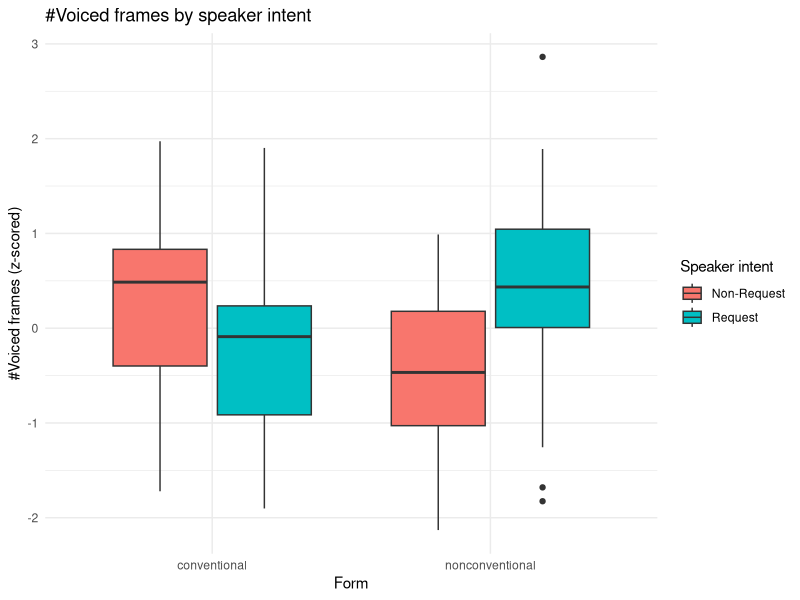
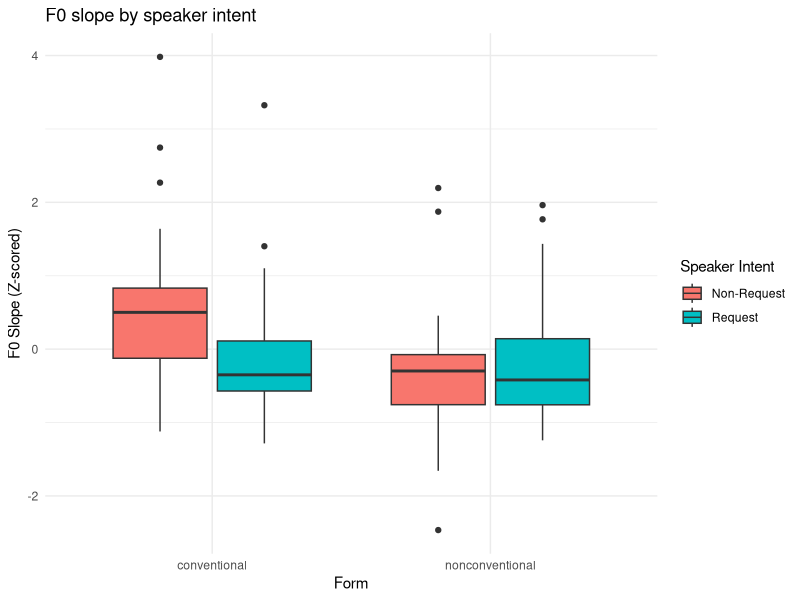
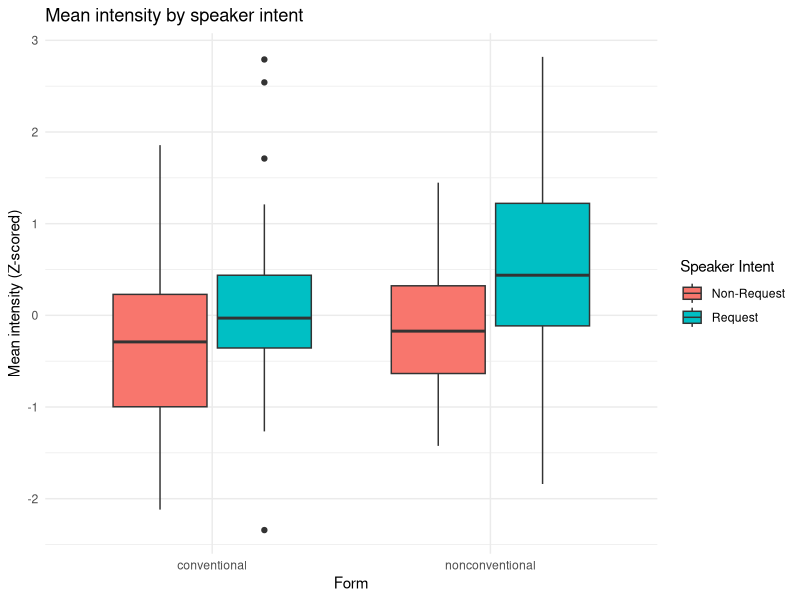
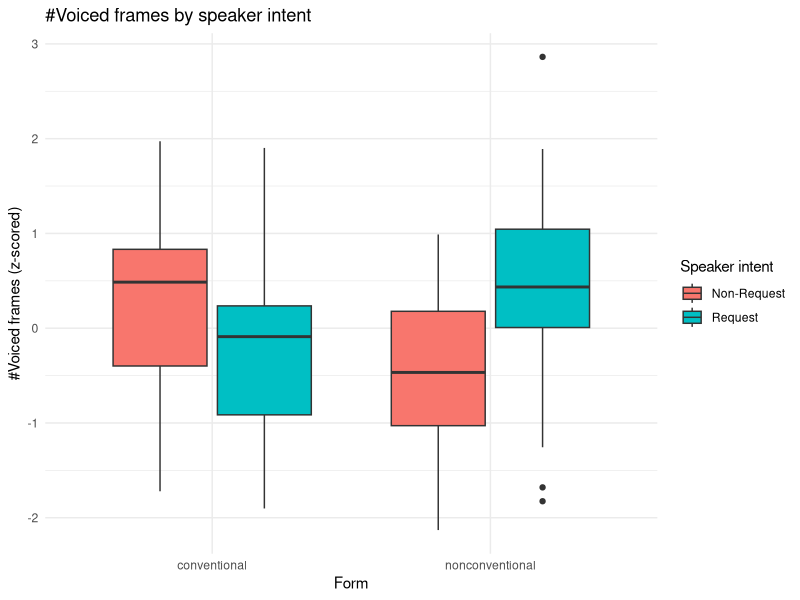
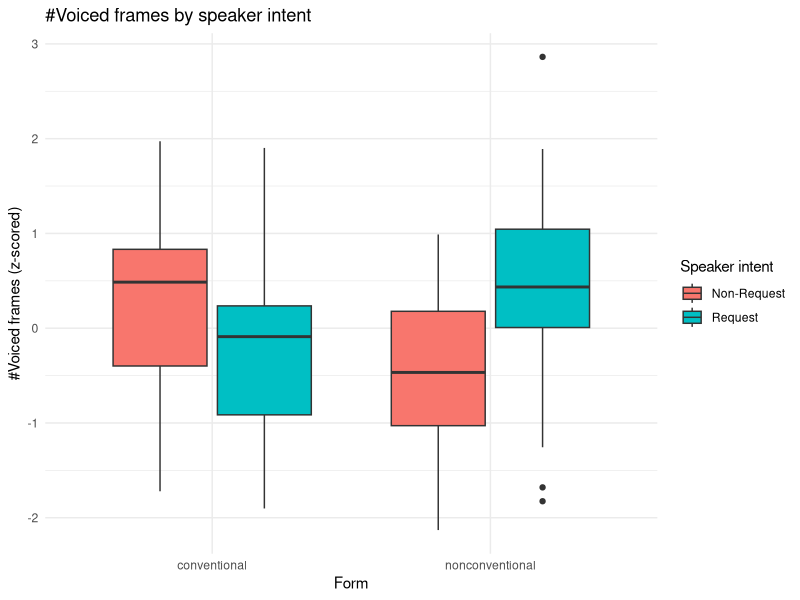
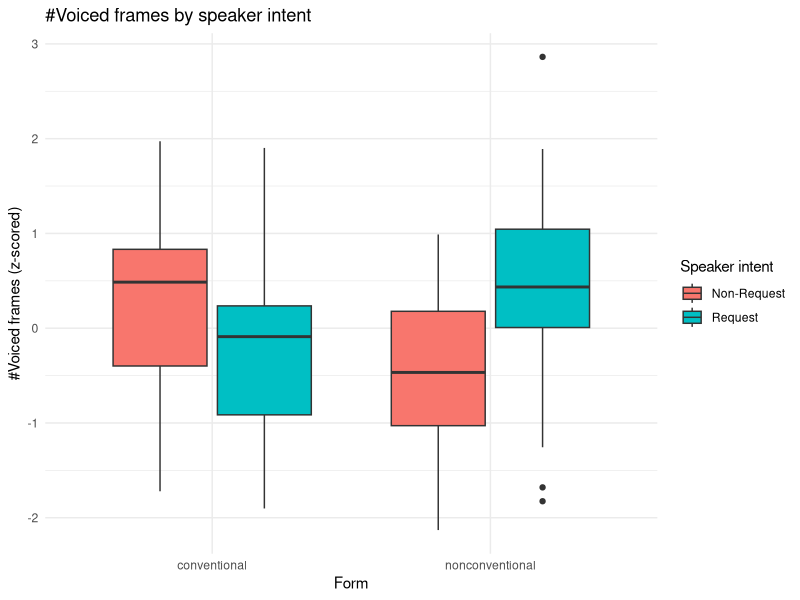
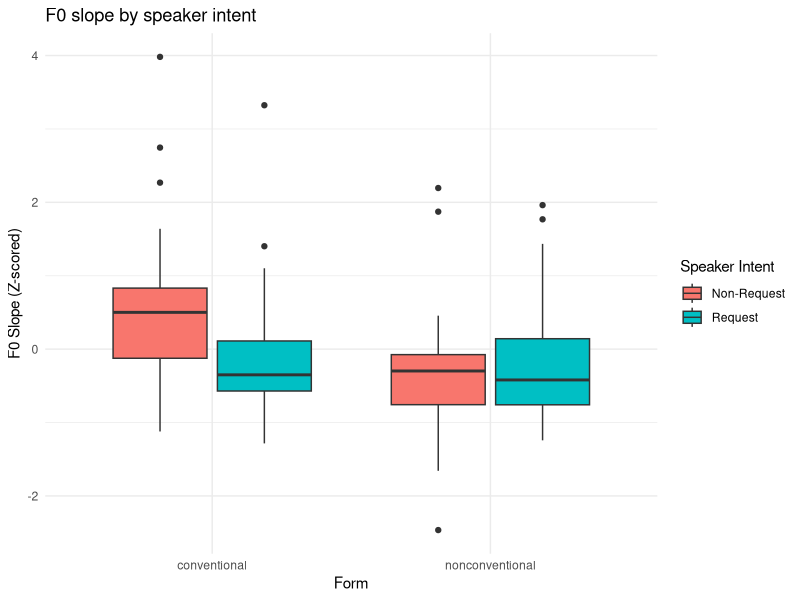
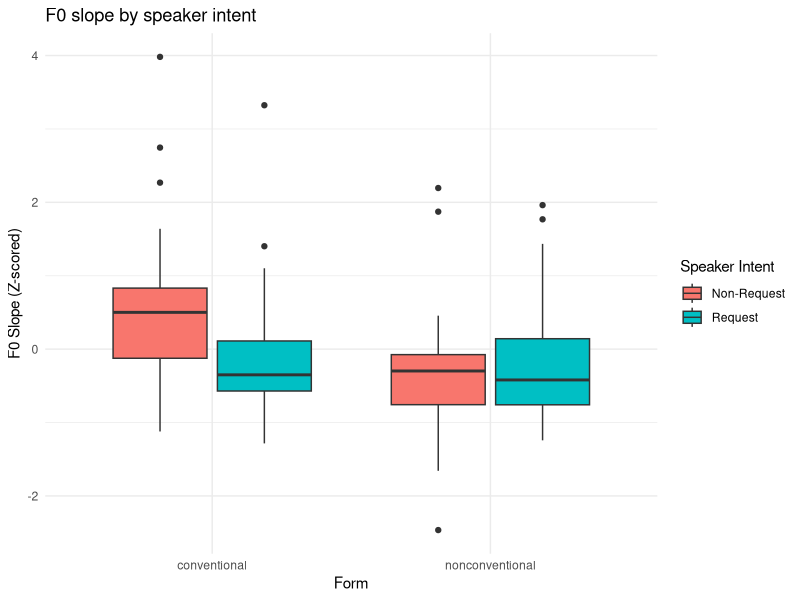

The R source for these figures, in order: (Note: a time limit stopped this script after it produced the figures.)
## ---- chunk 1
library(tidyverse)
library(forcats)
library(lme4)
## ---- chunk 2
# setwd("/Users/seantrott/Dropbox/UCSD/Research/IndirectSpeechActs/Prosody/prosody_indirect_requests/analysis/exp1")
df_audio = read_csv("../../data/audio_features/audio_features.csv")
df_audio$label = factor(df_audio$label)

df_audio$label = fct_recode(df_audio$label,
                            "Request" = "IR",
                            "Non-Request" = "Literal")

df_audio = df_audio %>% 
  group_by(speaker) %>% 
  mutate(mean_f0_z_score = scale(mean_f0),
         duration_f0_z_score = scale(duration_f0),
         range_f0_z_score = scale(range_f0),
         sd_f0_z_score = scale(sd_f0),
         slope_f0_z_score = scale(slope_f0),
         mean_intensity_z_score = scale(mean_intensity),
         sd_intensity_z_score = scale(sd_intensity)
         )
## ---- chunk 3

experimental_data = read.csv("../../data/exp1/experiment1_concat_full.csv")
experimental_data = filter(experimental_data, answer %in% c("first", "second"))



experimental_data$speaker_recoded = fct_recode(experimental_data$speaker,
                           "S1" = "Danny",
                           "S2" = "Karen",
                           "S3" = "Katie",
                           "S4" = "Maiyi",
                           "S5" = "Nimish")

experimental_data$item = factor(paste(experimental_data$speaker_recoded, experimental_data$stimNum, sep = "_"))

experimental_data$form = fct_recode(experimental_data$form,
                           "conventional" = "modal",
                           "nonconventional" = "indirect")


## ---- chunk 4
model_all_features_all = glmer(data = df_audio,
                label ~ mean_f0_z_score + 
                  range_f0_z_score + 
                  sd_f0_z_score + 
                  duration_f0_z_score + 
                  slope_f0_z_score + 
                  mean_intensity_z_score + 
                  sd_intensity_z_score +
                  (1 | topic),
                 family = binomial())

model_reduced_no_slope = glmer(data = df_audio,
                label ~ mean_f0_z_score + 
                  range_f0_z_score + 
                  sd_f0_z_score + 
                  duration_f0_z_score + 
                  mean_intensity_z_score + 
                  sd_intensity_z_score +
                  (1 | topic),
                 family = binomial())


model_reduced_no_mean_f0 = glmer(data = df_audio,
                label ~ slope_f0_z_score + 
                  range_f0_z_score + 
                  sd_f0_z_score + 
                  duration_f0_z_score + 
                  mean_intensity_z_score + 
                  sd_intensity_z_score +
                  (1 | topic),
                 family = binomial())


model_reduced_no_range = glmer(data = df_audio,
                label ~ mean_f0_z_score + 
                  slope_f0_z_score + 
                  sd_f0_z_score + 
                  duration_f0_z_score + 
                  mean_intensity_z_score + 
                  sd_intensity_z_score +
                  (1 | topic),
                 family = binomial())


model_reduced_no_sd_f0 = glmer(data = df_audio,
                label ~ mean_f0_z_score + 
                  range_f0_z_score + 
                  slope_f0_z_score + 
                  duration_f0_z_score + 
                  mean_intensity_z_score + 
                  sd_intensity_z_score +
                  (1 | topic),
                 family = binomial())

model_reduced_no_duration = glmer(data = df_audio,
                label ~ mean_f0_z_score + 
                  range_f0_z_score + 
                  sd_f0_z_score + 
                  slope_f0_z_score + 
                  mean_intensity_z_score + 
                  sd_intensity_z_score +
                  (1 | topic),
                 family = binomial())

model_reduced_no_mean_intensity = glmer(data = df_audio,
                label ~ mean_f0_z_score + 
                  range_f0_z_score + 
                  sd_f0_z_score + 
                  duration_f0_z_score + 
                  slope_f0_z_score + 
                  sd_intensity_z_score +
                  (1 | topic),
                 family = binomial())

model_reduced_no_sd_intensity = glmer(data = df_audio,
                label ~ mean_f0_z_score + 
                  range_f0_z_score + 
                  sd_f0_z_score + 
                  duration_f0_z_score + 
                  mean_intensity_z_score + 
                  slope_f0_z_score +
                  (1 | topic),
                 family = binomial())
## ---- chunk 5
summary(model_all_features_all)

anova(model_all_features_all, model_reduced_no_slope)
anova(model_all_features_all, model_reduced_no_mean_f0)
anova(model_all_features_all, model_reduced_no_range)
anova(model_all_features_all, model_reduced_no_sd_f0)
anova(model_all_features_all, model_reduced_no_duration)
anova(model_all_features_all, model_reduced_no_mean_intensity)
anova(model_all_features_all, model_reduced_no_sd_intensity)

p1 = anova(model_all_features_all, model_reduced_no_slope)$`Pr(>Chisq)`[2]
p2 = anova(model_all_features_all, model_reduced_no_mean_f0)$`Pr(>Chisq)`[2]
p3 = anova(model_all_features_all, model_reduced_no_range)$`Pr(>Chisq)`[2]
p4 = anova(model_all_features_all, model_reduced_no_sd_f0)$`Pr(>Chisq)`[2]
p5 = anova(model_all_features_all, model_reduced_no_duration)$`Pr(>Chisq)`[2]
p6 = anova(model_all_features_all, model_reduced_no_mean_intensity)$`Pr(>Chisq)`[2]
p7 = anova(model_all_features_all, model_reduced_no_sd_intensity)$`Pr(>Chisq)`[2]

p.adjust(c(p1, p2, p3, p4, p5, p6, p7), method="holm")
## ---- chunk 6

model_all_features = glmer(data = filter(df_audio, form == "conventional"),
                label ~ mean_f0_z_score + 
                  range_f0_z_score + 
                  sd_f0_z_score + 
                  duration_f0_z_score + 
                  slope_f0_z_score + 
                  mean_intensity_z_score + 
                  sd_intensity_z_score +
                  (1 | topic),
                 family = binomial())

model_reduced_no_slope = glmer(data = filter(df_audio, form == "conventional"),
                label ~ mean_f0_z_score + 
                  range_f0_z_score + 
                  sd_f0_z_score + 
                  duration_f0_z_score + 
                  mean_intensity_z_score + 
                  sd_intensity_z_score +
                  (1 | topic),
                 family = binomial())


model_reduced_no_mean_f0 = glmer(data = filter(df_audio, form == "conventional"),
                label ~ slope_f0_z_score + 
                  range_f0_z_score + 
                  sd_f0_z_score + 
                  duration_f0_z_score + 
                  mean_intensity_z_score + 
                  sd_intensity_z_score +
                  (1 | topic),
                 family = binomial())


model_reduced_no_range = glmer(data = filter(df_audio, form == "conventional"),
                label ~ mean_f0_z_score + 
                  slope_f0_z_score + 
                  sd_f0_z_score + 
                  duration_f0_z_score + 
                  mean_intensity_z_score + 
                  sd_intensity_z_score +
                  (1 | topic),
                 family = binomial())


model_reduced_no_sd_f0 = glmer(data = filter(df_audio, form == "conventional"),
                label ~ mean_f0_z_score + 
                  range_f0_z_score + 
                  slope_f0_z_score + 
                  duration_f0_z_score + 
                  mean_intensity_z_score + 
                  sd_intensity_z_score +
                  (1 | topic),
                 family = binomial())

model_reduced_no_duration = glmer(data = filter(df_audio, form == "conventional"),
                label ~ mean_f0_z_score + 
                  range_f0_z_score + 
                  sd_f0_z_score + 
                  slope_f0_z_score + 
                  mean_intensity_z_score + 
                  sd_intensity_z_score +
                  (1 | topic),
                 family = binomial())

model_reduced_no_mean_intensity = glmer(data = filter(df_audio, form == "conventional"),
                label ~ mean_f0_z_score + 
                  range_f0_z_score + 
                  sd_f0_z_score + 
                  duration_f0_z_score + 
                  slope_f0_z_score + 
                  sd_intensity_z_score +
                  (1 | topic),
                 family = binomial())

model_reduced_no_sd_intensity = glmer(data = filter(df_audio, form == "conventional"),
                label ~ mean_f0_z_score + 
                  range_f0_z_score + 
                  sd_f0_z_score + 
                  duration_f0_z_score + 
                  mean_intensity_z_score + 
                  slope_f0_z_score +
                  (1 | topic),
                 family = binomial())

## ---- chunk 7
summary(model_all_features)

anova(model_all_features, model_reduced_no_slope)
anova(model_all_features, model_reduced_no_mean_f0)
anova(model_all_features, model_reduced_no_range)
anova(model_all_features, model_reduced_no_sd_f0)
anova(model_all_features, model_reduced_no_duration)
anova(model_all_features, model_reduced_no_mean_intensity)
anova(model_all_features, model_reduced_no_sd_intensity)

p1 = anova(model_all_features, model_reduced_no_slope)$`Pr(>Chisq)`[2]
p2 = anova(model_all_features, model_reduced_no_mean_f0)$`Pr(>Chisq)`[2]
p3 = anova(model_all_features, model_reduced_no_range)$`Pr(>Chisq)`[2]
p4 = anova(model_all_features, model_reduced_no_sd_f0)$`Pr(>Chisq)`[2]
p5 = anova(model_all_features, model_reduced_no_duration)$`Pr(>Chisq)`[2]
p6 = anova(model_all_features, model_reduced_no_mean_intensity)$`Pr(>Chisq)`[2]
p7 = anova(model_all_features, model_reduced_no_sd_intensity)$`Pr(>Chisq)`[2]

p.adjust(c(p1, p2, p3, p4, p5, p6, p7), method="holm")
## ---- chunk 8

model_all_features_non = glmer(data = filter(df_audio, form == "nonconventional"),
                label ~ mean_f0_z_score + 
                  range_f0_z_score + 
                  sd_f0_z_score + 
                  duration_f0_z_score + 
                  slope_f0_z_score + 
                  mean_intensity_z_score + 
                  sd_intensity_z_score +
                  (1 | topic),
                 family = binomial())

model_reduced_no_slope_non = glmer(data = filter(df_audio, form == "nonconventional"),
                label ~ mean_f0_z_score + 
                  range_f0_z_score + 
                  sd_f0_z_score + 
                  duration_f0_z_score + 
                  mean_intensity_z_score + 
                  sd_intensity_z_score +
                  (1 | topic),
                 family = binomial())


model_reduced_no_mean_f0_non = glmer(data = filter(df_audio, form == "nonconventional"),
                label ~ slope_f0_z_score + 
                  range_f0_z_score + 
                  sd_f0_z_score + 
                  duration_f0_z_score + 
                  mean_intensity_z_score + 
                  sd_intensity_z_score +
                  (1 | topic),
                 family = binomial())


model_reduced_no_range_non = glmer(data = filter(df_audio, form == "nonconventional"),
                label ~ mean_f0_z_score + 
                  slope_f0_z_score + 
                  sd_f0_z_score + 
                  duration_f0_z_score + 
                  mean_intensity_z_score + 
                  sd_intensity_z_score +
                  (1 | topic),
                 family = binomial())


model_reduced_no_sd_f0_non = glmer(data = filter(df_audio, form == "nonconventional"),
                label ~ mean_f0_z_score + 
                  range_f0_z_score + 
                  slope_f0_z_score + 
                  duration_f0_z_score + 
                  mean_intensity_z_score + 
                  sd_intensity_z_score +
                  (1 | topic),
                 family = binomial())

model_reduced_no_duration_non = glmer(data = filter(df_audio, form == "nonconventional"),
                label ~ mean_f0_z_score + 
                  range_f0_z_score + 
                  sd_f0_z_score + 
                  slope_f0_z_score + 
                  mean_intensity_z_score + 
                  sd_intensity_z_score +
                  (1 | topic),
                 family = binomial())

model_reduced_no_mean_intensity_non = glmer(data = filter(df_audio, form == "nonconventional"),
                label ~ mean_f0_z_score + 
                  range_f0_z_score + 
                  sd_f0_z_score + 
                  duration_f0_z_score + 
                  slope_f0_z_score + 
                  sd_intensity_z_score +
                  (1 | topic),
                 family = binomial())

model_reduced_no_sd_intensity_non = glmer(data = filter(df_audio, form == "nonconventional"),
                label ~ mean_f0_z_score + 
                  range_f0_z_score + 
                  sd_f0_z_score + 
                  duration_f0_z_score + 
                  mean_intensity_z_score + 
                  slope_f0_z_score +
                  (1 | topic),
                 family = binomial())
## ---- chunk 9
summary(model_all_features_non)

p1 = anova(model_all_features_non, model_reduced_no_slope_non)$`Pr(>Chisq)`[2]
p2 = anova(model_all_features_non, model_reduced_no_mean_f0_non)$`Pr(>Chisq)`[2]
p3 = anova(model_all_features_non, model_reduced_no_range_non)$`Pr(>Chisq)`[2]
p4 = anova(model_all_features_non, model_reduced_no_sd_f0_non)$`Pr(>Chisq)`[2]
p5 = anova(model_all_features_non, model_reduced_no_duration_non)$`Pr(>Chisq)`[2]
p6 = anova(model_all_features_non, model_reduced_no_mean_intensity_non)$`Pr(>Chisq)`[2]
p7 = anova(model_all_features_non, model_reduced_no_sd_intensity_non)$`Pr(>Chisq)`[2]

p.adjust(c(p1, p2, p3, p4, p5, p6, p7), method="holm")
## ---- chunk 10

df_audio$label = factor(df_audio$label, levels=c("Non-Request", "Request"))

df_audio %>%
  # filter(form == "nonconventional") %>%
  ggplot(aes(x = form,
             y = duration_f0_z_score,
             fill = label)) +
  geom_boxplot() +
  labs(x = "Form",
       y = "#Voiced frames (z-scored)",
       title = "#Voiced frames by speaker intent") +
  guides(fill=guide_legend(title="Speaker intent")) +
  theme_minimal()

ggsave("../../Figures/f0_duration_analysis.png", 
         units="in", width=6, height=4, dpi=300)
ggsave("../../Figures/f0_duration_analysis.tiff", 
         units="in", width=6, height=4, dpi=300)
ggsave("../../Figures/f0_duration_analysis.pdf", 
         units="in", width=6, height=4, dpi=300)


df_audio %>%
  ggplot(aes(x = form,
             y = slope_f0_z_score,
             fill = label)) +
  geom_boxplot() +
  labs(x = "Form",
       y = "F0 Slope (Z-scored)",
       title = "F0 slope by speaker intent") +
  guides(fill=guide_legend(title="Speaker Intent")) +
  theme_minimal()

ggsave("../../Figures/f0_slope.png", 
         units="in", width=6, height=4, dpi=300)
ggsave("../../Figures/f0_slope.tiff", 
         units="in", width=6, height=4, dpi=300)
ggsave("../../Figures/f0_slope.pdf", 
         units="in", width=6, height=4, dpi=300)

df_audio %>%
  ggplot(aes(x = form,
             y = mean_intensity_z_score,
             fill = label)) +
  geom_boxplot() +
  labs(x = "Form",
       y = "Mean intensity (Z-scored)",
       title = "Mean intensity by speaker intent") +
  guides(fill=guide_legend(title="Speaker Intent")) +
  theme_minimal()

ggsave("../../Figures/mean_intensity.png", 
         units="in", width=6, height=4, dpi=300)
ggsave("../../Figures/mean_intensity.tiff", 
         units="in", width=6, height=4, dpi=300)
ggsave("../../Figures/mean_intensity.pdf", 
         units="in", width=6, height=4, dpi=300)
## ---- chunk 11
df_audio$index = c(1: nrow(df_audio))
prob_outputs = c()
for (iterating_index in c(1:nrow(df_audio))) {
  
  train = df_audio %>%
    filter(index != iterating_index)
  
  test = df_audio %>%
    filter(index == iterating_index)
  
  model_core = glm(data = train,
                  label ~ 0,
                   family = binomial())
  
  probabilities = predict(model_core, test, type="response")

  prob_outputs[iterating_index] = probabilities
}

df_audio$lr_probs = prob_outputs

df_audio$lr_prediction = ifelse(df_audio$lr_probs > 0.5,
                             "literal","request")

df_audio$lr_correct = df_audio$lr_prediction == df_audio$label
mean(df_audio$lr_correct)
## ---- chunk 12
df_audio$index = c(1: nrow(df_audio))
prob_outputs = c()
for (iterating_index in c(1:nrow(df_audio))) {
  
  train = df_audio %>%
    filter(index != iterating_index)
  
  test = df_audio %>%
    filter(index == iterating_index)
  
  model_core = glm(data = train,
                  label ~ mean_f0_z_score*form + range_f0_z_score*form + 
                    sd_f0_z_score*form + duration_f0_z_score*form + 
                    slope_f0_z_score*form + mean_intensity_z_score*form + 
                    sd_intensity_z_score*form,
                   family = binomial())
  
  probabilities = predict(model_core, test, type="response")

  prob_outputs[iterating_index] = probabilities
}

df_audio$lr_probs = prob_outputs

df_audio$lr_prediction = ifelse(df_audio$lr_probs > 0.5,
                             "literal","request")

df_audio$lr_correct = df_audio$lr_prediction == df_audio$label
mean(df_audio$lr_correct)
## ---- chunk 13


df_audio$item = paste(df_audio$speaker, df_audio$stimNum, sep="_")

critical_audio = df_audio 
slope_IR = filter(critical_audio, label == "Request")$slope_f0_z_score
slope_literal = filter(critical_audio, label == "Non-Request")$slope_f0_z_score
slope_diff = slope_IR - slope_literal

duration_f0_IR = filter(critical_audio, label == "Request")$duration_f0_z_score
duration_f0_literal = filter(critical_audio, label == "Non-Request")$duration_f0_z_score
duration_f0_diff = duration_f0_IR - duration_f0_literal

sd_intensity_IR = filter(critical_audio, label == "Request")$sd_intensity_z_score
sd_intensity_literal = filter(critical_audio, label == "Non-Request")$sd_intensity_z_score
sd_intensity_diff = sd_intensity_IR - sd_intensity_literal

mean_intensity_IR = filter(critical_audio, label == "Request")$mean_intensity_z_score
mean_intensity_literal = filter(critical_audio, label == "Non-Request")$mean_intensity_z_score
mean_intensity_diff = mean_intensity_IR - mean_intensity_literal

mean_f0_IR = filter(critical_audio, label == "Request")$mean_f0_z_score
mean_f0_literal = filter(critical_audio, label == "Non-Request")$mean_f0_z_score
mean_f0_diff = mean_f0_IR - mean_f0_literal

sd_f0_IR = filter(critical_audio, label == "Request")$sd_f0_z_score
sd_f0_literal = filter(critical_audio, label == "Non-Request")$sd_f0_z_score
sd_f0_diff = sd_f0_IR - sd_f0_literal

range_f0_IR = filter(critical_audio, label == "Request")$range_f0_z_score
range_f0_literal = filter(critical_audio, label == "Non-Request")$range_f0_z_score
range_f0_diff = range_f0_IR - range_f0_literal


item = filter(critical_audio, label == "Request")$item

new_df = data.frame(item, 
                    slope_diff, 
                    duration_f0_diff,
                    sd_intensity_diff,
                    mean_intensity_diff,
                    mean_f0_diff,
                    sd_f0_diff,
                    range_f0_diff)

new_df$item = factor(new_df$item)
new_df

## ---- chunk 14

merged = merge(experimental_data, new_df, by="item")
head(merged)
merged$Correct = fct_recode(factor(merged$correct),
                            "Yes" = "1",
                            "No" = "0")

## ---- chunk 15
model_accuracy_full = glmer(data = merged,
                      Correct ~ slope_diff * form +
                        mean_f0_diff * form +
                       duration_f0_diff * form +
                       range_f0_diff * form +
                       sd_f0_diff * form +
                       mean_intensity_diff * form +
                       sd_intensity_diff * form +
                        form * speaker + 
                        (1 | subject) + (1 | stimNum),
                       control=glmerControl(optimizer="bobyqa"),
                       family = binomial())

summary(model_accuracy_full)

## ---- chunk 16
model_accuracy_no_slope_interaction = glmer(data = merged,
                      Correct ~ slope_diff +
                        mean_f0_diff * form +
                       duration_f0_diff * form +
                       range_f0_diff * form +
                       sd_f0_diff * form +
                       mean_intensity_diff * form +
                       sd_intensity_diff * form +
                        form * speaker +
                        (1 | subject) + (1 | stimNum),
                       control=glmerControl(optimizer="bobyqa"),
                       family = binomial())

model_accuracy_no_slope = glmer(data = merged,
                      Correct ~ mean_f0_diff * form +
                       duration_f0_diff * form +
                       range_f0_diff * form +
                       sd_f0_diff * form +
                       mean_intensity_diff * form +
                       sd_intensity_diff * form +
                        form * speaker +
                        (1 | subject) + (1 | stimNum),
                       control=glmerControl(optimizer="bobyqa"),
                       family = binomial())
## ---- chunk 17
anova(model_accuracy_full, model_accuracy_no_slope_interaction)
anova(model_accuracy_no_slope_interaction, model_accuracy_no_slope)

## ---- chunk 18
model_accuracy_no_mean_f0_interaction = glmer(data = merged,
                      Correct ~ slope_diff * form +
                        mean_f0_diff +
                       duration_f0_diff * form +
                       range_f0_diff * form +
                       sd_f0_diff * form +
                       mean_intensity_diff * form +
                       sd_intensity_diff * form +
                        form * speaker +
                        (1 | subject) + (1 | stimNum),
                       control=glmerControl(optimizer="bobyqa"),
                       family = binomial())

model_accuracy_no_mean_f0 = glmer(data = merged,
                      Correct ~ slope_diff * form +
                       duration_f0_diff * form +
                       range_f0_diff * form +
                       sd_f0_diff * form +
                       mean_intensity_diff * form +
                       sd_intensity_diff * form +
                        form * speaker +
                        (1 | subject) + (1 | stimNum),
                       control=glmerControl(optimizer="bobyqa"),
                       family = binomial())
## ---- chunk 19
anova(model_accuracy_full, model_accuracy_no_mean_f0_interaction)
anova(model_accuracy_no_mean_f0_interaction, model_accuracy_no_mean_f0)

## ---- chunk 20
model_accuracy_no_f0_dur_interaction = glmer(data = merged,
                      Correct ~ slope_diff * form +
                        mean_f0_diff * form +
                       duration_f0_diff +
                       range_f0_diff * form +
                       sd_f0_diff * form +
                       mean_intensity_diff * form +
                       sd_intensity_diff * form +
                        form * speaker +
                        (1 | subject) + (1 | stimNum),
                       control=glmerControl(optimizer="bobyqa"),
                       family = binomial())

model_accuracy_no_f0_dur = glmer(data = merged,
                      Correct ~ slope_diff * form +
                        mean_f0_diff * form +
                       range_f0_diff * form +
                       sd_f0_diff * form +
                       mean_intensity_diff * form +
                       sd_intensity_diff * form +
                        form * speaker +
                        (1 | subject) + (1 | stimNum),
                       control=glmerControl(optimizer="bobyqa"),
                       family = binomial())
## ---- chunk 21
anova(model_accuracy_full, model_accuracy_no_f0_dur_interaction)
anova(model_accuracy_no_f0_dur_interaction, model_accuracy_no_f0_dur)

## ---- chunk 22
model_accuracy_no_f0_range_interaction = glmer(data = merged,
                      Correct ~ slope_diff * form +
                        mean_f0_diff * form +
                       duration_f0_diff * form +
                       range_f0_diff +
                       sd_f0_diff * form +
                       mean_intensity_diff * form +
                       sd_intensity_diff * form +
                        form * speaker +
                        (1 | subject) + (1 | stimNum),
                       control=glmerControl(optimizer="bobyqa"),
                       family = binomial())

model_accuracy_no_f0_range = glmer(data = merged,
                      Correct ~ slope_diff * form +
                        mean_f0_diff * form +
                       duration_f0_diff * form +
                       sd_f0_diff * form +
                       mean_intensity_diff * form +
                       sd_intensity_diff * form +
                        form * speaker +
                        (1 | subject) + (1 | stimNum),
                       control=glmerControl(optimizer="bobyqa"),
                       family = binomial())
## ---- chunk 23
anova(model_accuracy_full, model_accuracy_no_f0_range_interaction)
anova(model_accuracy_no_f0_range_interaction, model_accuracy_no_f0_range)

## ---- chunk 24
model_accuracy_no_f0_sd_interaction = glmer(data = merged,
                      Correct ~ slope_diff * form +
                        mean_f0_diff * form +
                       duration_f0_diff * form +
                       range_f0_diff * form+
                       sd_f0_diff +
                       mean_intensity_diff * form +
                       sd_intensity_diff * form +
                        form * speaker +
                        (1 | subject) + (1 | stimNum),
                       control=glmerControl(optimizer="bobyqa"),
                       family = binomial())

model_accuracy_no_f0_sd = glmer(data = merged,
                      Correct ~ slope_diff * form +
                        mean_f0_diff * form +
                        range_f0_diff * form+
                       duration_f0_diff * form +
                       mean_intensity_diff * form +
                       sd_intensity_diff * form +
                        form * speaker +
                        (1 | subject) + (1 | stimNum),
                       control=glmerControl(optimizer="bobyqa"),
                       family = binomial())
## ---- chunk 25
anova(model_accuracy_full, model_accuracy_no_f0_sd_interaction)
anova(model_accuracy_no_f0_sd_interaction, model_accuracy_no_f0_sd)

## ---- chunk 26
model_accuracy_no_mean_intensity_interaction = glmer(data = merged,
                      Correct ~ slope_diff * form +
                        mean_f0_diff * form +
                       duration_f0_diff * form +
                       range_f0_diff * form+
                       sd_f0_diff * form +
                       mean_intensity_diff +
                       sd_intensity_diff * form +
                        form * speaker +
                        (1 | subject) + (1 | stimNum),
                       control=glmerControl(optimizer="bobyqa"),
                       family = binomial())

model_accuracy_no_mean_intensity = glmer(data = merged,
                      Correct ~ slope_diff * form +
                        mean_f0_diff * form +
                        range_f0_diff * form+
                        sd_f0_diff * form +
                       duration_f0_diff * form +
                       sd_intensity_diff * form +
                        form * speaker +
                        (1 | subject) + (1 | stimNum),
                       control=glmerControl(optimizer="bobyqa"),
                       family = binomial())
## ---- chunk 27
anova(model_accuracy_full, model_accuracy_no_mean_intensity_interaction)
anova(model_accuracy_no_mean_intensity_interaction, model_accuracy_no_mean_intensity)

## ---- chunk 28
model_accuracy_no_sd_intensity_interaction = glmer(data = merged,
                      Correct ~ slope_diff * form +
                        mean_f0_diff * form +
                       duration_f0_diff * form +
                       range_f0_diff * form+
                       sd_f0_diff * form +
                       mean_intensity_diff * form +
                       sd_intensity_diff +
                        form * speaker +
                        (1 | subject) + (1 | stimNum),
                       control=glmerControl(optimizer="bobyqa"),
                       family = binomial())

model_accuracy_no_sd_intensity = glmer(data = merged,
                      Correct ~ slope_diff * form +
                        mean_f0_diff * form +
                        range_f0_diff * form+
                        sd_f0_diff * form +
                       duration_f0_diff * form +
                       mean_intensity_diff * form +
                        form * speaker +
                        (1 | subject) + (1 | stimNum),
                       control=glmerControl(optimizer="bobyqa"),
                       family = binomial())
## ---- chunk 29
anova(model_accuracy_full, model_accuracy_no_sd_intensity_interaction)
anova(model_accuracy_no_sd_intensity_interaction, model_accuracy_no_sd_intensity)
## ---- chunk 30
merged %>%
  ggplot(aes(x = form,
             y = slope_diff,
             fill = Correct)) +
  geom_boxplot() +
  theme_minimal()

merged %>%
  ggplot(aes(x = form,
             y = mean_f0_diff,
             fill = Correct)) +
  geom_boxplot() +
  theme_minimal()
## ---- chunk 31
p1 = anova(model_accuracy_full, model_accuracy_no_slope_interaction)$`Pr(>Chisq)`[2]
p2 = anova(model_accuracy_no_slope_interaction, model_accuracy_no_slope)$`Pr(>Chisq)`[2]
p3 = anova(model_accuracy_full, model_accuracy_no_mean_f0_interaction)$`Pr(>Chisq)`[2]
p4 = anova(model_accuracy_no_mean_f0_interaction, model_accuracy_no_mean_f0)$`Pr(>Chisq)`[2]
p5 = anova(model_accuracy_full, model_accuracy_no_f0_dur_interaction)$`Pr(>Chisq)`[2]
p6 = anova(model_accuracy_no_f0_dur_interaction, model_accuracy_no_f0_dur)$`Pr(>Chisq)`[2]
p7 = anova(model_accuracy_full, model_accuracy_no_f0_range_interaction)$`Pr(>Chisq)`[2]
p8 = anova(model_accuracy_no_f0_range_interaction, model_accuracy_no_f0_range)$`Pr(>Chisq)`[2]
p9 = anova(model_accuracy_full, model_accuracy_no_f0_sd_interaction)$`Pr(>Chisq)`[2]
p10 = anova(model_accuracy_no_f0_sd_interaction, model_accuracy_no_f0_sd)$`Pr(>Chisq)`[2]
p11 = anova(model_accuracy_full, model_accuracy_no_mean_intensity_interaction)$`Pr(>Chisq)`[2]
p12 = anova(model_accuracy_no_mean_intensity_interaction, model_accuracy_no_mean_intensity)$`Pr(>Chisq)`[2]
p13 = anova(model_accuracy_full, model_accuracy_no_sd_intensity_interaction)$`Pr(>Chisq)`[2]
p14 = anova(model_accuracy_no_sd_intensity_interaction, model_accuracy_no_sd_intensity)$`Pr(>Chisq)`[2]

p.adjust(c(p1, p2, p3, p4, p5, p6, p7, p8, p9, p10, p11, p12, p13, p14), method="holm")

## ---- chunk 32

merged$form = factor(merged$form, levels=c("conventional", "nonconventional"))
merged %>%
  ggplot(aes(x = form,
             y = slope_diff,
             fill = Correct)) +
  geom_boxplot(outlier.shape = NA) +
  labs(x = "Form",
       y = "Request slope - Non-Request Slope",
       title = "F0 slope differences by correct responses") +
  guides(fill=guide_legend(title="Correct")) +
  theme_minimal()

ggsave("../../Figures/f0_slope_exp1.png", 
         units="in", width=6, height=4, dpi=300)
ggsave("../../Figures/f0_slope_exp1.tiff", 
         units="in", width=6, height=4, dpi=300)
ggsave("../../Figures/f0_slope_exp1.pdf", 
         units="in", width=6, height=4, dpi=300)


f = merged %>%
  filter(form == "nonconventional")

s1 = filter(f, Correct=="No")$slope_diff
s2 = filter(f, Correct=="Yes")$slope_diff

f %>%
  ggplot(aes(x = slope_diff,
             fill = Correct)) +
  geom_density(alpha = .6)

ggsave("../../Figures/f0_slope_nonconventional_supplementary.pdf", 
         units="in", width=6, height=4, dpi=300)
